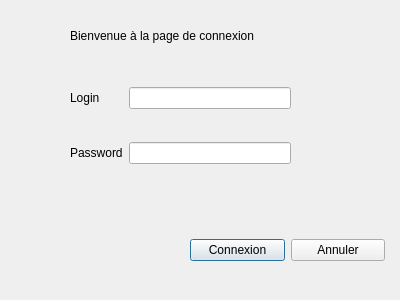
<?xml version="1.0" encoding="UTF-8"?>
<ui version="4.0">
 <class>LoginWindow</class>
 <widget class="QDialog" name="LoginWindow">
  <property name="geometry">
   <rect>
    <x>0</x>
    <y>0</y>
    <width>400</width>
    <height>300</height>
   </rect>
  </property>
  <property name="windowTitle">
   <string>Dialog</string>
  </property>
  <widget class="QWidget" name="gridLayoutWidget">
   <property name="geometry">
    <rect>
     <x>70</x>
     <y>60</y>
     <width>221</width>
     <height>131</height>
    </rect>
   </property>
   <layout class="QGridLayout" name="gridLayout">
    <item row="0" column="1">
     <widget class="QLabel" name="label">
      <property name="text">
       <string>Login</string>
      </property>
     </widget>
    </item>
    <item row="1" column="1">
     <widget class="QLabel" name="label_2">
      <property name="text">
       <string>Password</string>
      </property>
     </widget>
    </item>
    <item row="1" column="2">
     <widget class="QLineEdit" name="Password">
      <property name="echoMode">
       <enum>QLineEdit::Password</enum>
      </property>
     </widget>
    </item>
    <item row="0" column="2">
     <widget class="QLineEdit" name="Login"/>
    </item>
   </layout>
  </widget>
  <widget class="QWidget" name="horizontalLayoutWidget">
   <property name="geometry">
    <rect>
     <x>190</x>
     <y>210</y>
     <width>195</width>
     <height>80</height>
    </rect>
   </property>
   <layout class="QHBoxLayout" name="horizontalLayout">
    <item>
     <widget class="QPushButton" name="Connexion">
      <property name="text">
       <string>Connexion</string>
      </property>
     </widget>
    </item>
    <item>
     <widget class="QPushButton" name="Annuler">
      <property name="text">
       <string>Annuler</string>
      </property>
     </widget>
    </item>
   </layout>
  </widget>
  <widget class="QWidget" name="verticalLayoutWidget">
   <property name="geometry">
    <rect>
     <x>70</x>
     <y>20</y>
     <width>261</width>
     <height>31</height>
    </rect>
   </property>
   <layout class="QVBoxLayout" name="verticalLayout">
    <item>
     <widget class="QLabel" name="label_3">
      <property name="text">
       <string>Bienvenue à la page de connexion</string>
      </property>
     </widget>
    </item>
   </layout>
  </widget>
 </widget>
 <resources/>
 <connections/>
</ui>
